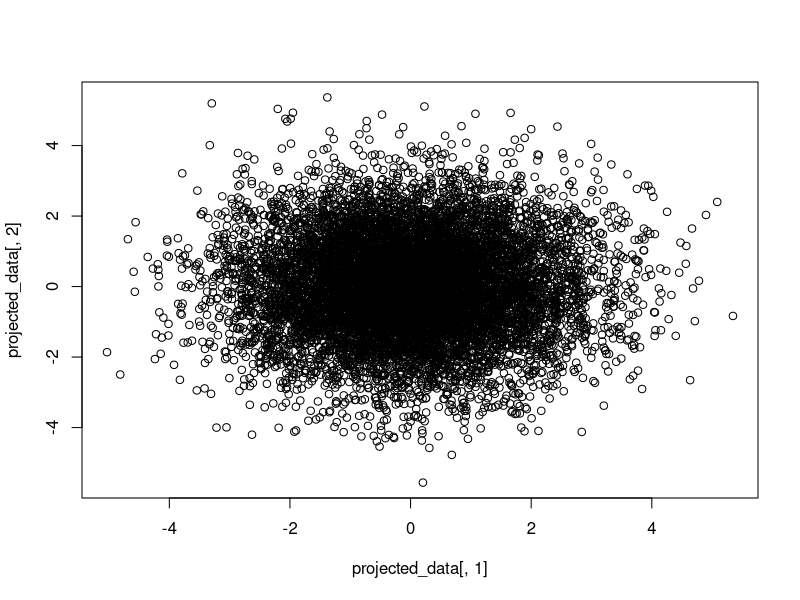

Write R code to recreate this figure.
# Step 1: Standardize the Data
standardize <- function(X) {
    X_mean <- colMeans(X)
    X_sd <- apply(X, 2, sd)
    X_standardized <- sweep(sweep(X, 2, X_mean, `-`), 2, X_sd, `/`)
    return(X_standardized)
}

# Step 2: Compute the Covariance Matrix
compute_covariance_matrix <- function(X_standardized) {
    n <- nrow(X_standardized)
    cov_matrix <- (1 / (n - 1)) * t(X_standardized) %*% X_standardized
    return(cov_matrix)
}

# Step 3: Eigen Decomposition
perform_eigen_decomposition <- function(cov_matrix) {
    eigen_decomp <- eigen(cov_matrix)
    eigenvalues <- eigen_decomp$values
    eigenvectors <- eigen_decomp$vectors
    return(list(eigenvalues = eigenvalues, eigenvectors = eigenvectors))
}

# Step 4: Sort Eigenvalues and Eigenvectors
sort_eigenvalues_and_vectors <- function(eigenvalues, eigenvectors) {
    sorted_indices <- order(eigenvalues, decreasing = TRUE) # sort return order
    sorted_eigenvalues <- eigenvalues[sorted_indices]
    sorted_eigenvectors <- eigenvectors[, sorted_indices]
    return(list(eigenvalues = sorted_eigenvalues, eigenvectors = sorted_eigenvectors))
}

# Step 5: Select Principal Components
select_principal_components <- function(sorted_eigenvectors, k) {
    principal_components <- sorted_eigenvectors[, 1:k]
    return(principal_components)
}

# Step 6: Project Data onto Principal Components
project_data <- function(X_standardized, principal_components) {
    projected_data <- X_standardized %*% principal_components
    return(projected_data)
}

n <- 10000L # number of observation
p <- 10L # number of predictor
odd_cols <- seq(1, 10, 2)
event_cols <- seq(2, 10, 2)

X <- matrix(rnorm(n * p, 0, 1), nrow = n, ncol = p)
X[, odd_cols] <- apply(X[, odd_cols], 2, function(x) 2 * x + 3)
X[, event_cols] <- apply(X[, odd_cols], 2, function(x) 3 * x + 2)

# Standardize the data
X_standardized <- standardize(X)

# Compute the covariance matrix
cov_matrix <- compute_covariance_matrix(X_standardized)

# Perform eigen decomposition
eigen_decomp <- perform_eigen_decomposition(cov_matrix)

# Sort eigenvalues and eigenvectors
sorted_decomp <- sort_eigenvalues_and_vectors(eigen_decomp$eigenvalues, eigen_decomp$eigenvectors)

# Select the top 2 principal components
k <- 2
principal_components <- select_principal_components(sorted_decomp$eigenvectors, k)

# Project the data onto the principal components
projected_data <- project_data(X_standardized, principal_components)

# View the reduced-dimensional data
plot(projected_data[, 1], projected_data[, 2])
